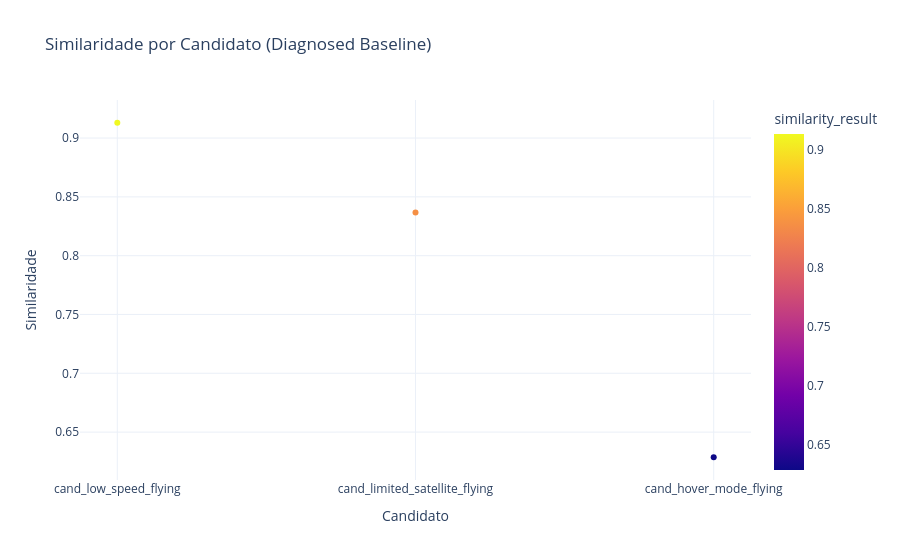

The cell this chart's notebook holds for it:
### Code cell
df_baseline = df[df['diagnosed_name'] == 'diag_baseline']
df_baseline

import plotly.express as px

fig = px.scatter(
    df_baseline,
    x='candidate_name',           # eixo X: nome do candidato
    y='similarity_result',        # eixo Y: similaridade
    color='similarity_result',    # cor dos pontos pela similaridade
    hover_data=['candidate_given', 'candidate_then'],  # informações extras no hover
    title='Similaridade por Candidato (Diagnosed Baseline)'
)
fig.update_layout(
    xaxis_title='Candidato',
    yaxis_title='Similaridade',
    template='plotly_white'
)
fig.show()

### Figure 1 — Plotly figure (JSON) as saved in the notebook; plotly's stock layout.template omitted (floating-point values rounded to 4 significant figures)
{"data": [{"customdata": [["h < 100 AND vibration >= 50 AND wind_speed > 60", "delta_dt >= 10 AND h >= 90"], ["h > 10 AND vibration >= 30", "delta_dt >= 10 AND h >= 100 AND satellite_count >= 7"], ["h < 70 AND vibration <= 80", "delta_dt >= 10 AND h <= 80 AND delta_flight_time < 60"]], "hovertemplate": "candidate_name=%{x}<br>similarity_result=%{marker.color}<br>candidate_given=%{customdata[0]}<br>candidate_then=%{customdata[1]}<extra></extra>", "legendgroup": "", "marker": {"color": [0.913, 0.8367, 0.6286], "coloraxis": "coloraxis", "symbol": "circle"}, "mode": "markers", "name": "", "orientation": "v", "showlegend": false, "type": "scatter", "x": ["cand_low_speed_flying", "cand_limited_satellite_flying", "cand_hover_mode_flying"], "xaxis": "x", "y": [0.913, 0.8367, 0.6286], "yaxis": "y"}], "layout": {"coloraxis": {"colorbar": {"title": {"text": "similarity_result"}}, "colorscale": [[0, "#0d0887"], [0.1111, "#46039f"], [0.2222, "#7201a8"], [0.3333, "#9c179e"], [0.4444, "#bd3786"], [0.5556, "#d8576b"], [0.6667, "#ed7953"], [0.7778, "#fb9f3a"], [0.8889, "#fdca26"], [1, "#f0f921"]]}, "legend": {"tracegroupgap": 0}, "title": {"text": "Similaridade por Candidato (Diagnosed Baseline)"}, "xaxis": {"anchor": "y", "domain": [0, 1], "title": {"text": "Candidato"}}, "yaxis": {"anchor": "x", "domain": [0, 1], "title": {"text": "Similaridade"}}}}
